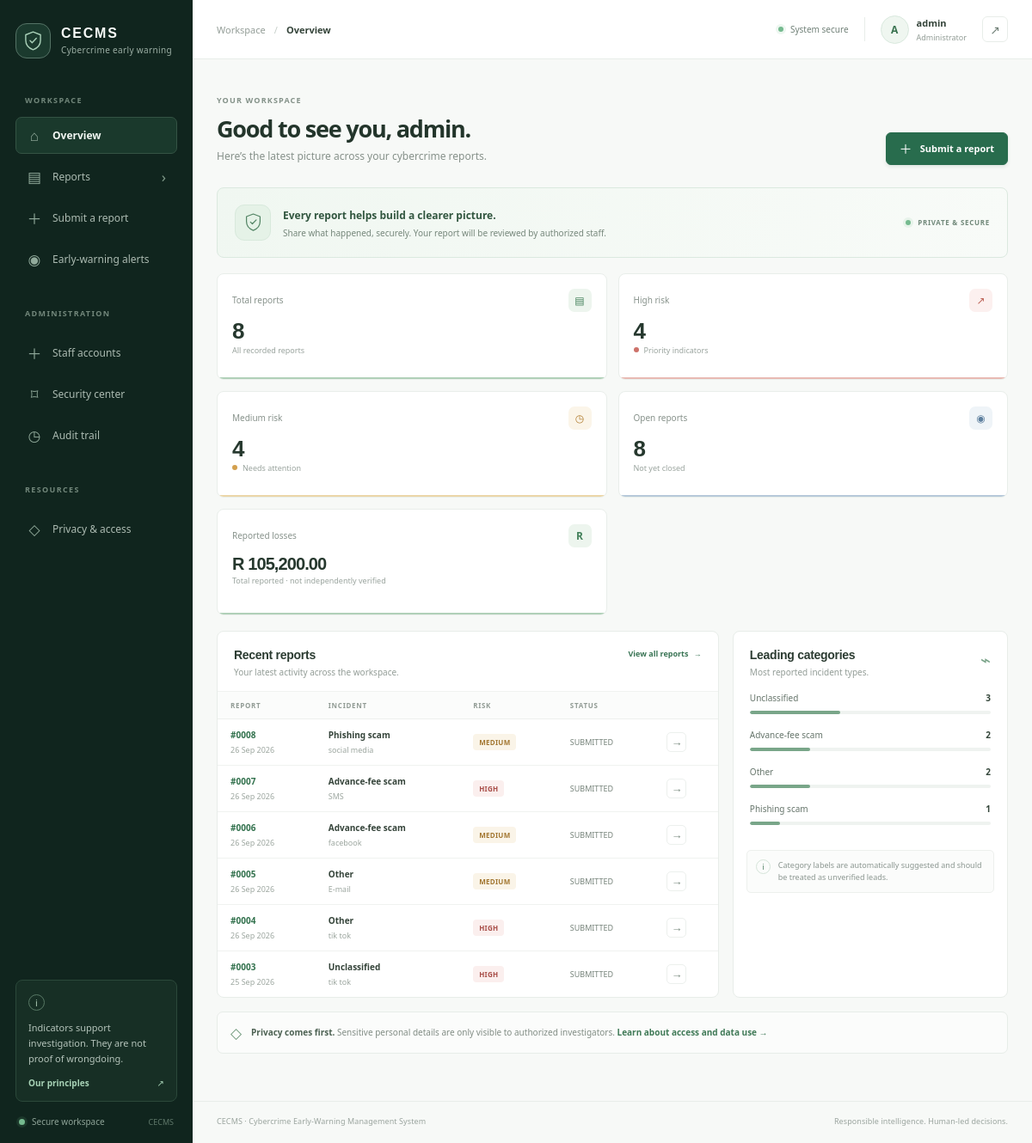
The app's page /dashboard (signed in) with its own data.
### tables this page shows
CREATE TABLE reports (
            id INTEGER PRIMARY KEY AUTOINCREMENT,
            victim_name TEXT NOT NULL,
            platform TEXT NOT NULL,
            business_name TEXT,
            whatsapp_number TEXT,
            product TEXT NOT NULL,
            description TEXT NOT NULL,
            amount_lost REAL,
            risk_level TEXT,
            status TEXT,
            created_at TEXT
        , contact TEXT, scam_type TEXT NOT NULL DEFAULT 'Unclassified', banking_involved INTEGER NOT NULL DEFAULT 0, account_compromised INTEGER NOT NULL DEFAULT 0, personal_info_exposed INTEGER NOT NULL DEFAULT 0, created_by TEXT NOT NULL DEFAULT 'legacy');

### webapp.py (the view)
@app.route("/dashboard")
@unlocked_required
def dashboard():
    connection = connect_database()
    try:
        total = connection.execute("SELECT COUNT(*) FROM reports").fetchone()[0]
        counts = {
            row["risk_level"]: row["total"]
            for row in connection.execute(
                "SELECT risk_level, COUNT(*) AS total FROM reports GROUP BY risk_level"
            )
        }
        open_cases = connection.execute(
            "SELECT COUNT(*) FROM reports WHERE status != 'CLOSED'"
        ).fetchone()[0]
        recent = connection.execute("""
            SELECT id, platform, product, scam_type, risk_level, status, created_at
            FROM reports ORDER BY id DESC LIMIT 6
        """).fetchall()
        categories = connection.execute("""
            SELECT scam_type, COUNT(*) AS total FROM reports
            GROUP BY scam_type ORDER BY total DESC LIMIT 5
        """).fetchall()
        loss = 0
        if security.is_reviewer(current_user()):
            loss = connection.execute(
                "SELECT COALESCE(SUM(amount_lost), 0) FROM reports"
            ).fetchone()[0]
    finally:
        connection.close()
    return render_template(
        "dashboard.html",
        total=total,
        high=counts.get("HIGH", 0),
        medium=counts.get("MEDIUM", 0),
        low=counts.get("LOW", 0),
        open_cases=open_cases,
        loss=loss,
        recent=recent,
        categories=categories,
    )

### security.py (called while the page is built)
def system_lock_status(database_path):
    connection = sqlite3.connect(database_path)
    try:
        row = connection.execute("""
            SELECT is_locked, locked_by, locked_at, lock_reason
            FROM system_control WHERE state_id = 1
        """).fetchone()
        return row if row else (False, None, None, "")
    finally:
        connection.close()

def is_reviewer(user):
    return bool(user) and user.get("role") in ("Administrator", "Investigator", "Reviewer")

def is_administrator(user):
    return bool(user) and user.get("role") == "Administrator"

### webapp.py (called while the page is built)
def connect_database():
    connection = sqlite3.connect(DATABASE, timeout=15)
    connection.row_factory = sqlite3.Row
    return connection

def current_user():
    return session.get("user")

def unlocked_required(view):
    @wraps(view)
    def wrapped(*args, **kwargs):
        if not current_user():
            return redirect(url_for("login"))
        if security.system_lock_status(DATABASE)[0] and not security.is_administrator(current_user()):
            flash("The system is locked. Case access is temporarily unavailable.", "error")
            return redirect(url_for("privacy"))
        return view(*args, **kwargs)
    return wrapped

@app.before_request
def protect_posts():
    if request.method == "POST":
        submitted = request.form.get("csrf_token", "")
        expected = session.get("csrf_token", "")
        if not expected or not secrets.compare_digest(submitted, expected):
            abort(400, "Your session token is invalid. Refresh the page and try again.")

@app.context_processor
def template_context():
    if "csrf_token" not in session:
        session["csrf_token"] = secrets.token_urlsafe(32)
    return {
        "current_user": current_user(),
        "is_reviewer": security.is_reviewer(current_user()),
        "is_admin": security.is_administrator(current_user()),
        "system_locked": security.system_lock_status(DATABASE)[0],
        "csrf_token": session["csrf_token"],
    }

@app.template_filter("money")
def money(value):
    return f"R {float(value or 0):,.2f}"

@app.template_filter("date_short")
def date_short(value):
    if not value:
        return "—"
    try:
        return datetime.strptime(value, "%Y-%m-%d %H:%M:%S").strftime("%d %b %Y")
    except ValueError:
        return value

### templates/dashboard.html (shortened to what this page needs)
{% extends "layout.html" %}
{% block breadcrumb %}Overview{% endblock %}
{% block content %}
  <div class="page-heading">
    <div><span class="eyebrow">YOUR WORKSPACE</span><h1>Good to see you, {{ current_user.username }}.</h1><p>Here’s the latest picture across your cybercrime reports.</p></div>
    <a class="button button-primary" href="{{ url_for('new_report') }}"><span class="button-plus">＋</span> Submit a report</a>
  </div>
  <div class="overview-banner">
    <div class="banner-symbol"><svg viewBox="0 0 32 32"><path d="M16 2.8 27 7v8.1c0 7-4.7 11.9-11 14.2C9.7 27 5 22.1 5 15.1V7l11-4.2Z"/><path d="m11.5 15.8 3 3 6.3-6.5"/></svg></div>
    <div><strong>Every report helps build a clearer picture.</strong><p>Share what happened, securely. Your report will be reviewed by authorized staff.</p></div>
    <span class="banner-side-label"><span class="online-dot"></span> PRIVATE &amp; SECURE</span>
  </div>
  <section class="stat-grid" aria-label="Report summary">
    <article class="stat-card"><div class="stat-top"><span>Total reports</span><span class="stat-icon icon-green">▤</span></div><strong class="stat-value">{{ total }}</strong><span class="stat-caption">All recorded reports</span><div class="stat-accent accent-green"></div></article>
    <article class="stat-card"><div class="stat-top"><span>High risk</span><span class="stat-icon icon-red">↗</span></div><strong class="stat-value">{{ high }}</strong><span class="stat-caption"><i class="risk-dot risk-high"></i> Priority indicators</span><div class="stat-accent accent-red"></div></article>
    <article class="stat-card"><div class="stat-top"><span>Medium risk</span><span class="stat-icon icon-amber">◷</span></div><strong class="stat-value">{{ medium }}</strong><span class="stat-caption"><i class="risk-dot risk-medium"></i> Needs attention</span><div class="stat-accent accent-amber"></div></article>
    <article class="stat-card"><div class="stat-top"><span>Open reports</span><span class="stat-icon icon-blue">◉</span></div><strong class="stat-value">{{ open_cases }}</strong><span class="stat-caption">Not yet closed</span><div class="stat-accent accent-blue"></div></article>
    {% if is_reviewer %}<article class="stat-card loss-card"><div class="stat-top"><span>Reported losses</span><span class="stat-icon icon-green">R</span></div><strong class="stat-value stat-money">{{ loss|money }}</strong><span class="stat-caption">Total reported · not independently verified</span><div class="stat-accent accent-green"></div></article>{% endif %}
  </section>
  <div class="dashboard-columns">
    <section class="panel recent-panel">
      <div class="panel-heading"><div><h2>Recent reports</h2><p>Your latest activity across the workspace.</p></div><a class="text-link" href="{{ url_for('reports') }}">View all reports <span>→</span></a></div>
      {% if recent %}
      <div class="table-wrap"><table class="data-table"><thead><tr><th>REPORT</th><th>INCIDENT</th><th>RISK</th><th>STATUS</th><th></th></tr></thead><tbody>
      {% for report in recent %}<tr><td><a class="report-id" href="{{ url_for('report_detail', report_id=report.id) }}">#{{ '%04d'|format(report.id) }}</a><small class="cell-sub">{{ report.created_at|date_short }}</small></td><td><strong>{{ report.scam_type or 'Unclassified' }}</strong><small class="cell-sub">{{ report.platform }}</small></td><td><span class="risk-badge risk-badge-{{ (report.risk_level or 'low')|lower }}">{{ report.risk_level or 'LOW' }}</span></td><td><span class="status-text">{{ report.status }}</span></td><td><a class="row-arrow" href="{{ url_for('report_detail', report_id=report.id) }}" aria-label="Open report">→</a></td></tr>{% endfor %}
      </tbody></table></div>
      {% else %}<div class="empty-state"><span class="empty-icon">▤</span><strong>No reports yet</strong><p>When a report is submitted, it will appear here.</p><a class="button button-secondary" href="{{ url_for('new_report') }}">Submit the first report</a></div>{% endif %}
    </section>
    <aside class="panel insight-panel">
      <div class="panel-heading"><div><h2>Leading categories</h2><p>Most reported incident types.</p></div><span class="mini-icon">⌁</span></div>
      {% if categories %}<div class="category-list">{% for category in categories %}<div class="category-item"><div><span>{{ category.scam_type or 'Unclassified' }}</span><strong>{{ category.total }}</strong></div><div class="category-track"><i style="width: {{ (category.total / total * 100) if total else 0 }}%"></i></div></div>{% endfor %}</div>
      {% else %}<div class="empty-inline">Category insights will appear as reports come in.</div>{% endif %}
      <div class="insight-callout"><span>i</span><p>Category labels are automatically suggested and should be treated as unverified leads.</p></div>
    </aside>
  </div>
  <div class="privacy-strip"><span class="privacy-strip-icon">◇</span><p><strong>Privacy comes first.</strong> Sensitive personal details are only visible to authorized investigators. <a href="{{ url_for('privacy') }}">Learn about access and data use →</a></p></div>
{% endblock %}

### templates/layout.html (shortened to what this page needs)
<!doctype html>
<html lang="en">
<head>
  <link rel="stylesheet" href="{{ url_for('static', filename='styles.css') }}">
</head>
<body class="app-shell">
  <aside class="sidebar">
    <a class="brand" href="{{ url_for('dashboard') }}">
      <span class="brand-mark" aria-hidden="true">
        <svg viewBox="0 0 32 32"><path d="M16 2.8 27 7v8.1c0 7-4.7 11.9-11 14.2C9.7 27 5 22.1 5 15.1V7l11-4.2Z"/><path d="m11.5 15.8 3 3 6.3-6.5"/></svg>
      </span>
      <span><strong>CECMS</strong><small>Cybercrime early warning</small></span>
    </a>
    <div class="nav-caption">WORKSPACE</div>
    <nav class="side-nav" aria-label="Main navigation">
      <a class="{{ 'active' if request.endpoint == 'dashboard' else '' }}" href="{{ url_for('dashboard') }}"><span class="nav-icon">⌂</span> Overview</a>
      <a class="{{ 'active' if request.endpoint == 'reports' or request.endpoint == 'report_detail' else '' }}" href="{{ url_for('reports') }}"><span class="nav-icon">▤</span> Reports <span class="nav-count">›</span></a>
      <a class="{{ 'active' if request.endpoint == 'new_report' else '' }}" href="{{ url_for('new_report') }}"><span class="nav-icon">＋</span> Submit a report</a>
      <a class="{{ 'active' if request.endpoint == 'alerts' else '' }}" href="{{ url_for('alerts') }}"><span class="nav-icon">◉</span> Early-warning alerts</a>
      {% if is_admin %}
      <div class="nav-caption nav-caption-spaced">ADMINISTRATION</div>
      <a class="{{ 'active' if request.endpoint == 'staff_accounts' else '' }}" href="{{ url_for('staff_accounts') }}"><span class="nav-icon">＋</span> Staff accounts</a>
      <a class="{{ 'active' if request.endpoint == 'admin_security' else '' }}" href="{{ url_for('admin_security') }}"><span class="nav-icon">⌑</span> Security center</a>
      <a class="{{ 'active' if request.endpoint == 'audit_log' else '' }}" href="{{ url_for('audit_log') }}"><span class="nav-icon">◷</span> Audit trail</a>
      {% endif %}
      <div class="nav-caption nav-caption-spaced">RESOURCES</div>
      <a class="{{ 'active' if request.endpoint == 'privacy' else '' }}" href="{{ url_for('privacy') }}"><span class="nav-icon">◇</span> Privacy &amp; access</a>
    </nav>
    <div class="sidebar-note">
      <span class="note-icon">i</span>
      <p>Indicators support investigation. They are not proof of wrongdoing.</p>
      <a href="{{ url_for('privacy') }}">Our principles <span>↗</span></a>
    </div>
    <div class="sidebar-footer"><span class="online-dot"></span> Secure workspace <span class="version">CECMS</span></div>
  </aside>
  <div class="main-column">
    <header class="topbar">
      <div class="breadcrumb"><span>Workspace</span><span class="crumb-separator">/</span><strong>{% block breadcrumb %}Overview{% endblock %}</strong></div>
      <div class="topbar-right">
        <span class="secure-label"><span class="online-dot"></span> System secure</span>
        <div class="user-chip"><span class="avatar">{{ current_user.username[:1]|upper }}</span><span class="user-chip-text"><strong>{{ current_user.username }}</strong><small>{{ current_user.role }}</small></span></div>
        <form action="{{ url_for('logout') }}" method="post" class="logout-form"><input type="hidden" name="csrf_token" value="{{ csrf_token }}"><button class="icon-button" aria-label="Sign out" title="Sign out">↗</button></form>
      </div>
    </header>
    <main class="page">
      {% block content %}{% endblock %}
    </main>
    <footer class="page-footer"><span>CECMS · Cybercrime Early-Warning Management System</span><span>Responsible intelligence. Human-led decisions.</span></footer>
  </div>
</body>
</html>

### records on screen
reports: id "0008", created_at "26 Sep 2026", scam_type "Phishing scam", platform "social media", risk_level "MEDIUM", status "SUBMITTED"
reports: id "0007", created_at "26 Sep 2026", scam_type "Advance-fee scam", platform "SMS", risk_level "HIGH", status "SUBMITTED"
reports: id "0006", created_at "26 Sep 2026", scam_type "Advance-fee scam", platform "facebook", risk_level "MEDIUM", status "SUBMITTED"
reports: id "0005", created_at "26 Sep 2026", scam_type "Other", platform "E-mail", risk_level "MEDIUM", status "SUBMITTED"
reports: id "0004", created_at "26 Sep 2026", scam_type "Other", platform "tik tok", risk_level "HIGH", status "SUBMITTED"
reports: id "0003", created_at "25 Sep 2026", scam_type "Unclassified", platform "tik tok", risk_level "HIGH", status "SUBMITTED", total "3", {{ (category.total / total * 100) if total else 0 }} 37.5 (drawn)

### other values on screen
{{ current_user.username[:1]|upper }} "A"
{{ current_user.username }} "admin"
{{ current_user.role }} "Administrator"
{{ total }} "8"
{{ high }} "4"
{{ medium }} "4"
{{ open_cases }} "8"
{{ loss|money }} "R 105,200.00"
{{ category.scam_type or 'Unclassified' }} "Advance-fee scam" "Other" "Phishing scam"
{{ category.total }} "2" "2" "1"
